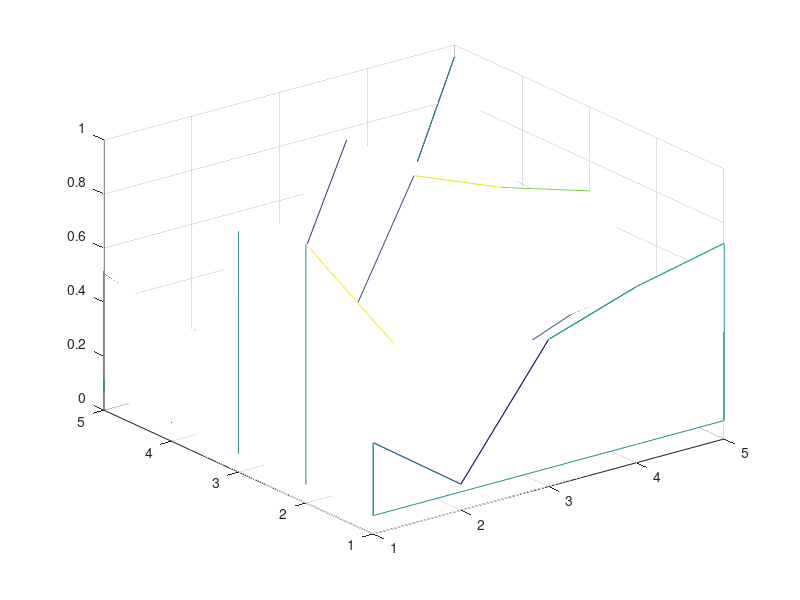

Write MATLAB code to recreate this figure. (Note: this script raises an error after producing the figure.)
Nactions = 5;
Ntime = 5;
x = (1:Nactions); % actions
y = (1:Ntime); % time
[X,Y] = meshgrid(x,y);
z = rand(Ntime,Nactions);
w = waterfall(X,Y,z);
w.EdgeColor = 'b';
w.EdgeAlpha = 1;
w.FaceColor = 'b';
w.FaceAlpha = 0.3;
xlabel('actions')
ylabel('time')
zlabel('probabilities')
title('waterfall')